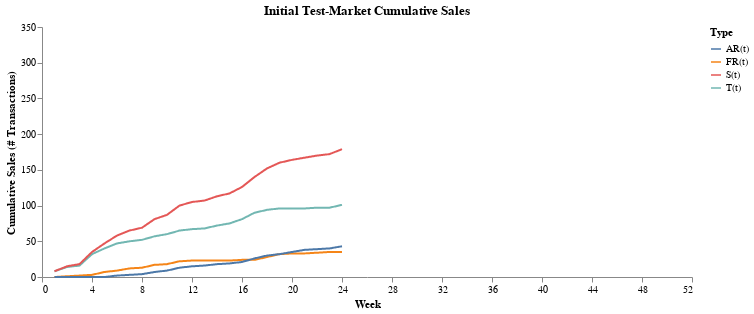

Write notebook code for a chart like this one.
### Code cell
(
    ChartTemp(modified_cum_trans.filter(pl.col('Week (t)')<=24))
    .transform_fold(['T(t)', 'FR(t)', 'AR(t)', 'S(t)'], as_=['Type', 'Cum DoR'])
    .line_encode('Cum DoR:Q', color='Type:N', y_scale=alt.Scale(domain=[0, 350]))
    .line_prop('Initial Test-Market Cumulative Sales')
)

### Figure 1 — Vega-Lite specification as saved in the notebook (floating-point values rounded to 4 significant figures)
{"$schema": "https://vega.github.io/schema/vega-lite/v5.20.1.json", "config": {"axisX": {"grid": false}, "axisY": {"grid": false}, "view": {"continuousHeight": 300, "continuousWidth": 300, "stroke": null}}, "data": {"name": "data-b5695179706b3d78752f038cacb9ffe0"}, "datasets": {"data-b5695179706b3d78752f038cacb9ffe0": [{"AR(t)": 0, "FR(t)": 0, "S(t)": 8, "T(t)": 8, "Week (t)": 1}, {"AR(t)": 0, "FR(t)": 1, "S(t)": 15, "T(t)": 14, "Week (t)": 2}, {"AR(t)": 0, "FR(t)": 2, "S(t)": 18, "T(t)": 16, "Week (t)": 3}, {"AR(t)": 0, "FR(t)": 3, "S(t)": 35, "T(t)": 32, "Week (t)": 4}, {"AR(t)": 0, "FR(t)": 7, "S(t)": 47, "T(t)": 40, "Week (t)": 5}, {"AR(t)": 2, "FR(t)": 9, "S(t)": 58, "T(t)": 47, "Week (t)": 6}, {"AR(t)": 3, "FR(t)": 12, "S(t)": 65, "T(t)": 50, "Week (t)": 7}, {"AR(t)": 4, "FR(t)": 13, "S(t)": 69, "T(t)": 52, "Week (t)": 8}, {"AR(t)": 7, "FR(t)": 17, "S(t)": 81, "T(t)": 57, "Week (t)": 9}, {"AR(t)": 9, "FR(t)": 18, "S(t)": 87, "T(t)": 60, "Week (t)": 10}, {"AR(t)": 13, "FR(t)": 22, "S(t)": 100, "T(t)": 65, "Week (t)": 11}, {"AR(t)": 15, "FR(t)": 23, "S(t)": 105, "T(t)": 67, "Week (t)": 12}, {"AR(t)": 16, "FR(t)": 23, "S(t)": 107, "T(t)": 68, "Week (t)": 13}, {"AR(t)": 18, "FR(t)": 23, "S(t)": 113, "T(t)": 72, "Week (t)": 14}, {"AR(t)": 19, "FR(t)": 23, "S(t)": 117, "T(t)": 75, "Week (t)": 15}, {"AR(t)": 21, "FR(t)": 24, "S(t)": 126, "T(t)": 81, "Week (t)": 16}, {"AR(t)": 26, "FR(t)": 24, "S(t)": 140, "T(t)": 90, "Week (t)": 17}, {"AR(t)": 30, "FR(t)": 28, "S(t)": 152, "T(t)": 94, "Week (t)": 18}, {"AR(t)": 32, "FR(t)": 32, "S(t)": 160, "T(t)": 96, "Week (t)": 19}, {"AR(t)": 35, "FR(t)": 33, "S(t)": 164, "T(t)": 96, "Week (t)": 20}, {"AR(t)": 38, "FR(t)": 33, "S(t)": 167, "T(t)": 96, "Week (t)": 21}, {"AR(t)": 39, "FR(t)": 34, "S(t)": 170, "T(t)": 97, "Week (t)": 22}, {"AR(t)": 40, "FR(t)": 35, "S(t)": 172, "T(t)": 97, "Week (t)": 23}, {"AR(t)": 43, "FR(t)": 35, "S(t)": 179, "T(t)": 101, "Week (t)": 24}]}, "encoding": {"color": {"field": "Type", "type": "nominal"}, "x": {"axis": {"labelExpr": "datum.value", "title": "Week", "values": [0, 4, 8, 12, 16, 20, 24, 28, 32, 36, 40, 44, 48, 52]}, "field": "Week (t)", "scale": {"domain": [0, 52]}, "type": "quantitative"}, "y": {"field": "Cum DoR", "scale": {"domain": [0, 350]}, "title": "Cumulative Sales (# Transactions)", "type": "quantitative"}}, "height": 250, "mark": {"strokeDash": [1, 0], "strokeWidth": 2, "type": "line"}, "title": "Initial Test-Market Cumulative Sales", "transform": [{"as": ["Type", "Cum DoR"], "fold": ["T(t)", "FR(t)", "AR(t)", "S(t)"]}], "width": 650}
